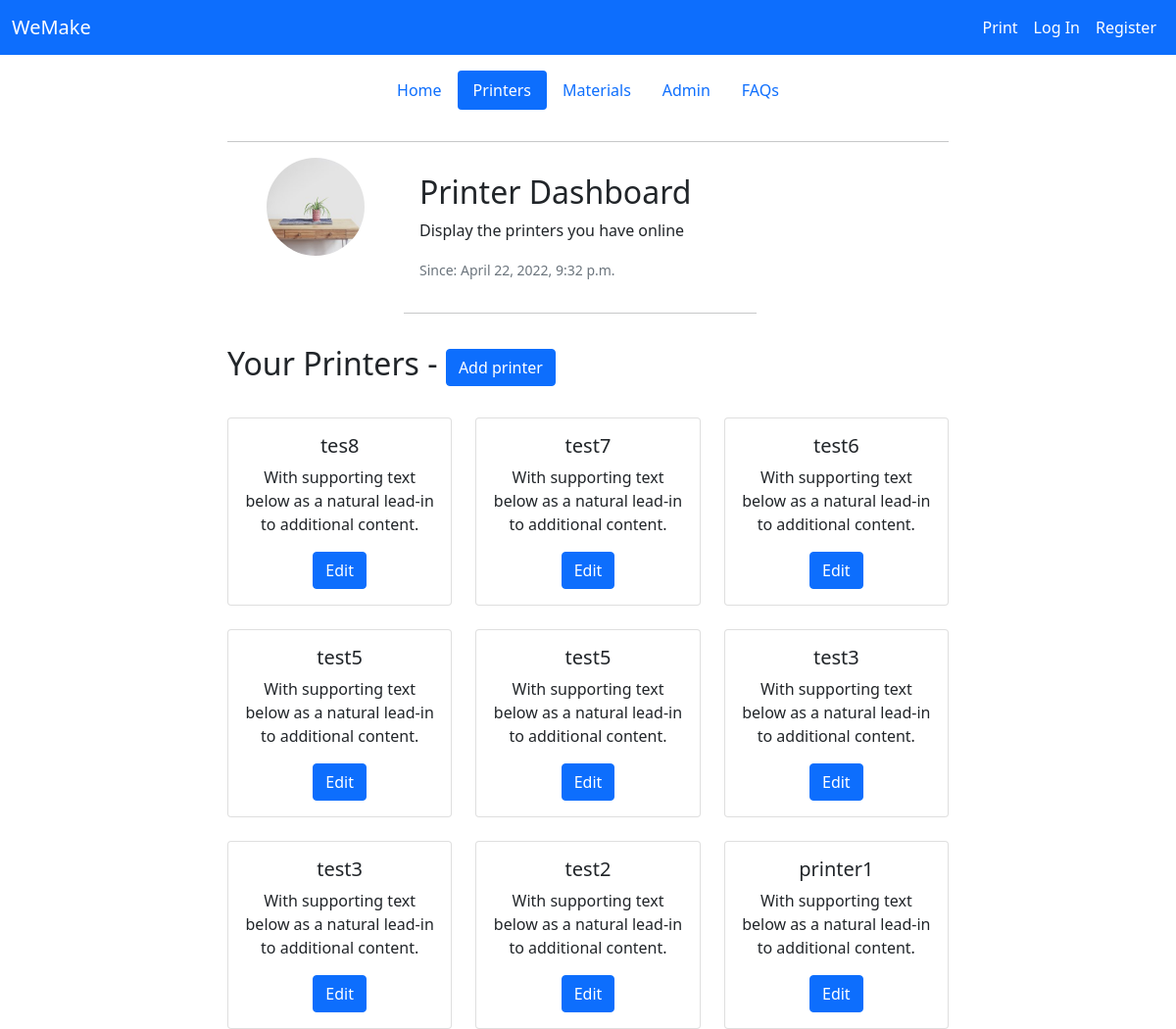
/vendor/printer/printer_dashboard/ (signed in), run on the app's committed database.
### vendor/models.py (models this page shows, shortened)
class Vendor(models.Model):
    created_at              = models.DateTimeField(auto_now_add=True)
    created_by              = models.OneToOneField(User,related_name='vendor', on_delete=models.CASCADE, null=True)
    store_name              = models.CharField(max_length=255,blank=True, null=True)
    slug                    = models.SlugField(blank=False, null=False)
    description             = models.TextField(blank=True, null=True)
    store_logo_raw          = models.ImageField(null=True, blank=True)
    store_logo_thumbnail    = models.ImageField(null=True, blank=True)
    class Meta:
        ordering = (['created_by'])
    def get_thumbnail(self):
        if self.store_logo_thumbnail:
            return self.store_logo_thumbnail.url

### printer/models.py (models this page shows, shortened)
class Printer(models.Model):
    name = models.CharField(max_length=255,blank=False,null=False)
    is_active = models.BooleanField(default=True)
    slug = models.SlugField(max_length=255)
    vendor = models.ForeignKey(Vendor, related_name='printers', on_delete=models.CASCADE)
    description = models.TextField(blank=True, null=True)
    date_added = models.DateTimeField(auto_now_add=True)
    price_energy = models.DecimalField(max_digits=6, decimal_places=2)
    price_length = models.DecimalField(max_digits=6, decimal_places=2)
    price_min    = models.DecimalField(max_digits=6, decimal_places=2)
    price_hour   = models.DecimalField(max_digits=6, decimal_places=2)
    price_margin = models.DecimalField(max_digits=6, decimal_places=2)
    tray_length = models.IntegerField()
    tray_width  = models.IntegerField()
    tray_height = models.IntegerField()
    power = models.FloatField()
    config    = models.FileField(upload_to='uploads/',blank=True,null=True)
    class Meta:
        ordering = ['-date_added']
    def __str__(self):
        return self.name

### printer/views.py (the view)
# urls.py: path('printer_dashboard/',views.printer_dashboard,name='printer_dashboard')
@login_required
def printer_dashboard(request):
    vendor = request.user.vendor
    printers = vendor.printers.all()
    if(request.method == 'GET'):
        context = {
            'vendor':vendor,
            'printers':printers
        }
        return render(request,'printer/printer_dashboard.html', context)

### printer/templates/printer/printer_dashboard.html (shortened to what this page needs)
{% extends 'core/base.html' %}
{% block content %}
<div class="container">
    <header class="d-flex justify-content-center py-3">
        <ul class="nav nav-pills">
            <li class="nav-item"><a href="{% url 'vendor_home' %}" class="nav-link" aria-current="page">Home</a></li>
            <li class="nav-item"><a href="{% url 'printer_dashboard' %}" class="nav-link active">Printers</a></li>
            <li class="nav-item"><a href="{% url 'material_dashboard' %}" class="nav-link">Materials</a></li>
            <li class="nav-item"><a href="{% url 'vendor_admin' %}" class="nav-link">Admin</a></li>
            <li class="nav-item"><a href="#" class="nav-link">FAQs</a></li>
        </ul>
    </header>
</div>
<div class="row justify-content-center">
    <div class='col-8 '>
        <hr>
        <div class="card mb-3 border-0" style="max-width: 540px;">
            <div class="row g-0">
                <div class="col-md-4 image-container">
                    <img src="{{ vendor.get_thumbnail }}" alt="store-logo" class="profile-pic">
                </div>
                <div class="col-md-8">
                    <div class="card-body">
                        <h2 class="card-title">Printer Dashboard</h2>
                        <p class="card-text">Display the printers you have online</p>
                        <p class="card-text"><small class="text-muted">Since: {{ vendor.created_at }}</small></p>
                    </div>
                    <hr>
                </div>
            </div>
        </div>
        <h2 class="card-title">Your Printers -         <a href="{% url 'printer'  %}" class="btn btn-primary">Add printer</a>        </h2>
        <br>
        <div class="row row-cols-1 row-cols-md-3 g-4">
            {% for printer in printers %}
            <div class="col">
                <div class="card text-center" >
                    <div class="card-body">
                        <h5 class="card-title">{{ printer }}</h5>
                        <p class="card-text"> With supporting text below as a natural lead-in to additional content.</p>
                        <a href="{% url 'printer'  printer.id %}" class="btn btn-primary">Edit</a>
                    </div>
                </div>
            </div>
            {% endfor %}
        </div>
    </div>
</div>
{% endblock %}

### static/styles/main.css (style rules this page uses)
.profile-pic { vertical-align: middle; width: 100px; height: 100px; border-radius: 50%; }
.image-container { vertical-align: middle; text-align:center }

### data on the page
Vendor: get_thumbnail (picture), created_at "April 22, 2022, 9:32 p.m."
Printer: name "tes8"
Printer: name "test7"
Printer: name "test6"
Printer: name "test5"
Printer: name "test5"
Printer: name "test3"
Printer: name "test3"
Printer: name "test2"
Printer: name "printer1"
